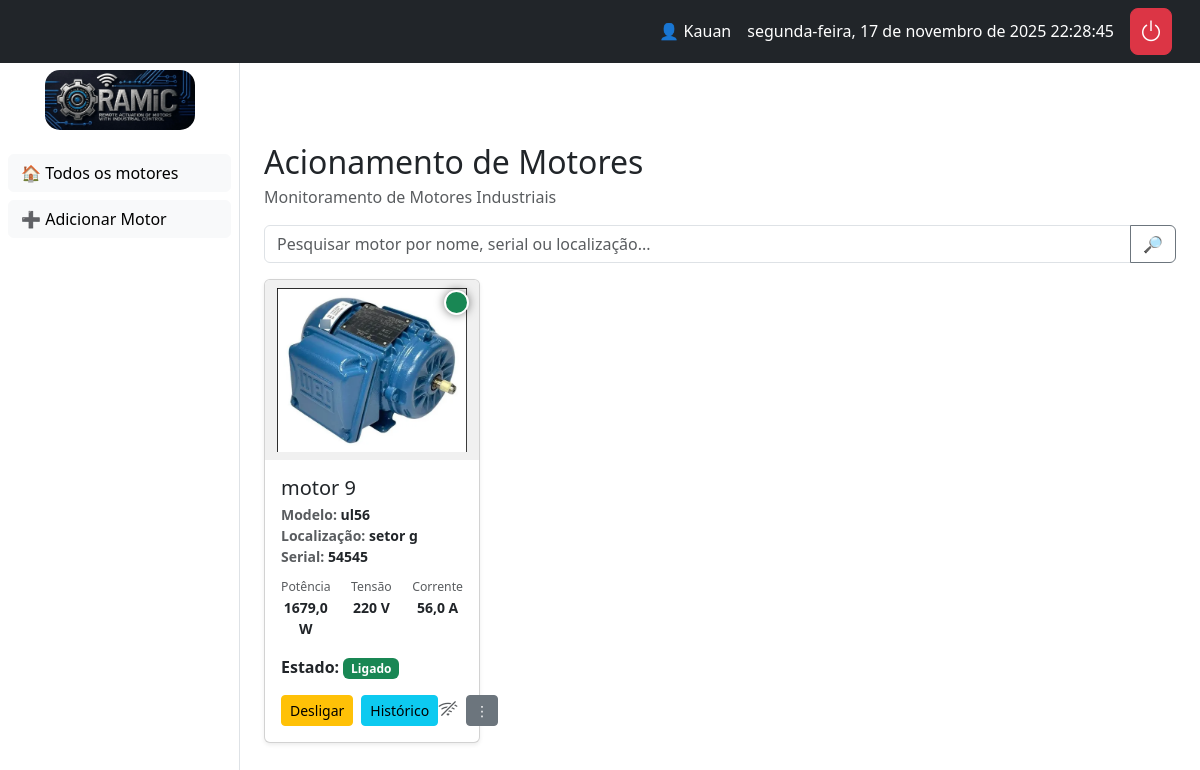
The app's page / (signed in), older data.
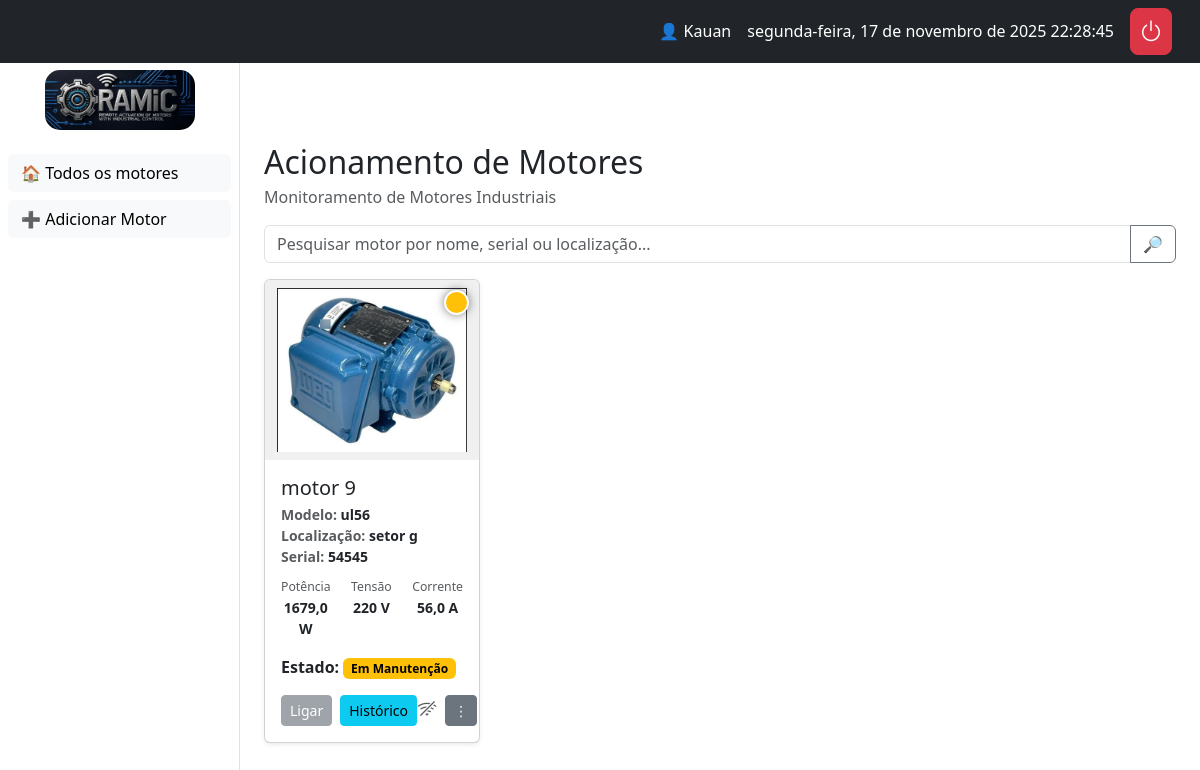
The same page, newer data.
### core/models.py (models this page shows, shortened)
class Motor(models.Model):
    grupos = models.ManyToManyField(Group, related_name="motores")
    nome = models.CharField(max_length=100)
    numero_serie = models.CharField(max_length=50, unique=True)
    descricao = models.TextField(blank=True, null=True)
    imagem = models.ImageField(upload_to="motores/", blank=True, null=True)
    localizacao = models.CharField(max_length=100, blank=True)
    modelo = models.CharField(max_length=100, blank=True)
    corrente = models.FloatField(null=True, blank=True, help_text="Corrente em Ampères (A)")
    potencia = models.FloatField(null=True, blank=True, help_text="Potência em Watts (W)")
    tensao = models.CharField(max_length=50, blank=True, help_text="Ex: 110V, 220V")
    ligado = models.BooleanField(default=False)
    em_manutencao = models.BooleanField(default=False)
    last_heartbeat = models.DateTimeField(null=True, blank=True)

### core/views.py (the view)
# urls.py: path("", views.dashboard_view, name="painel"),
@login_required
def dashboard_view(request):
    q = request.GET.get("q", "").strip()
    if request.user.is_superuser or request.user.is_staff:
        motores = Motor.objects.all()
    else:
        motores = Motor.objects.filter(grupos__in=request.user.groups.all()).distinct()
    if q:
        motores = motores.filter(
            Q(nome__icontains=q) |
            Q(numero_serie__icontains=q) |
            Q(localizacao__icontains=q)
        )
    return render(request, "core/motores/painel.html", {"motores": motores, "q": q})

### templates/core/motores/painel.html (shortened to what this page needs)
{% extends "core/base.html" %}
{% load static %}
{% block content %}
<h2 class="mb-1">Acionamento de Motores</h2>
<p class="text-muted">Monitoramento de Motores Industriais</p>
<form class="mb-3" method="get" action="{% url 'painel' %}">
  <div class="input-group">
    <input type="text" class="form-control" name="q" id="search-input" placeholder="Pesquisar motor por nome, serial ou localização..." value="{{ q }}">
    <button class="btn btn-outline-secondary" type="submit">🔎</button>
  </div>
</form>
<div class="row g-3" id="motor-grid">
  {% include "core/motores/lista_motor.html" %}
</div>
{% endblock %}

### templates/core/motores/lista_motor.html (shortened to what this page needs)
{% for motor in motores %}
<div class="col-12 col-md-6 col-lg-4 col-xl-3">
    <div class="card shadow-sm h-100">
      <div class="image-container">
        {% if motor.imagem %}
          <img src="{{ motor.imagem.url }}" class="card-img-top ramic-card-img" alt="{{ motor.nome }}">
        {% else %}
          <div class="ramic-card-img d-flex align-items-center justify-content-center bg-light">
            <i class="bi bi-image" style="font-size: 5rem; color: #e9ecef;"></i>
          </div>
        {% endif %}
        <div class="status-indicator"
             style="{% if motor.em_manutencao %}background-color: #ffc107; /* Amarelo */
                     {% elif motor.ligado %}background-color: #198754;  /* Verde */
                     {% else %}background-color: #dc3545;               /* Vermelho */
                     {% endif %}"
             title="{% if motor.em_manutencao %}Em Manutenção{% elif motor.ligado %}Ligado{% else %}Desligado{% endif %}">
        </div>
      </div>
      <div class="card-body d-flex flex-column">
        <h5 class="card-title mb-1">{{ motor.nome }}</h5>
        <div class="small text-muted mb-3 flex-grow-1">
          <div><strong>Modelo:</strong> <span class="text-dark"><strong>{{ motor.modelo|default:"—" }}</strong></span></div>
          <div><strong>Localização:</strong> <span class="text-dark"><strong>{{ motor.localizacao|default:"—" }}</strong></span></div>
          <div><strong>Serial:</strong> <span class="text-dark"><strong>{{ motor.numero_serie }}</strong></span></div>
          <div class="row gx-3 mt-2 text-center">
              <div class="col"><small class="text-muted">Potência</small><br><strong class="text-dark">{{ motor.potencia|default:"—" }} W</strong></div>
              <div class="col"><small class="text-muted">Tensão</small><br><strong class="text-dark">{{ motor.tensao|default:"—" }} V</strong></div>
              <div class="col"><small class="text-muted">Corrente</small><br><strong class="text-dark">{{ motor.corrente|default:"—" }} A</strong></div>
          </div>
        </div>
        <div class="mb-3">
          <strong>Estado:</strong>
          {% if motor.em_manutencao %}<span class="badge text-bg-warning">Em Manutenção</span>{% elif motor.ligado %}<span class="badge text-bg-success">Ligado</span>{% else %}<span class="badge text-bg-secondary">Desligado</span>{% endif %}
        </div>
        <div class="d-flex align-items-center justify-content-between mt-auto">
            <div class="d-flex align-items-center gap-2">
                {% if not motor.em_manutencao %}
                    {% if motor.ligado %}
                        <form method="POST" action="{% url 'desligar_motor' motor.id %}">
                            <button type="submit" class="btn btn-warning btn-sm">Desligar</button>
                        </form>
                    {% else %}
                        <form method="POST" action="{% url 'ligar_motor' motor.id %}">
                            {% csrf_token %}
                            <input type="hidden" name="q" value="{{ q }}">
                            <button type="submit" class="btn btn-success btn-sm">Ligar</button>
                        </form>
                    {% endif %}
                {% else %}
                    <button type="button" class="btn btn-secondary btn-sm" disabled>Ligar</button>
                {% endif %}
                <a href="{% url 'historico' motor.id %}" class="btn btn-info btn-sm">Histórico</a>
            </div>
            <div class="d-flex align-items-center gap-2">
                <span id="status-icon-offline-{{ motor.id }}" title="Desconectado"><i class="bi bi-wifi-off h5 text-muted mb-0"></i></span>
                <div class="dropdown">
                    <button class="btn btn-secondary btn-sm" type="button" data-bs-toggle="dropdown" aria-expanded="false"> ⋮ </button>
                </div>
            </div>
        </div>
      </div>
    </div>
</div>
{% empty %}
<div class="col-12">
    <div class="card card-body text-center">
        <p class="mb-0">Nenhum motor encontrado com o termo "{{ q }}".</p>
    </div>
</div>
{% endfor %}

Row changes from the older to the newer data that the page shows:
changed Motor "motor 9": em_manutencao "Ligado Desligar" → "Em Manutenção Ligar"
